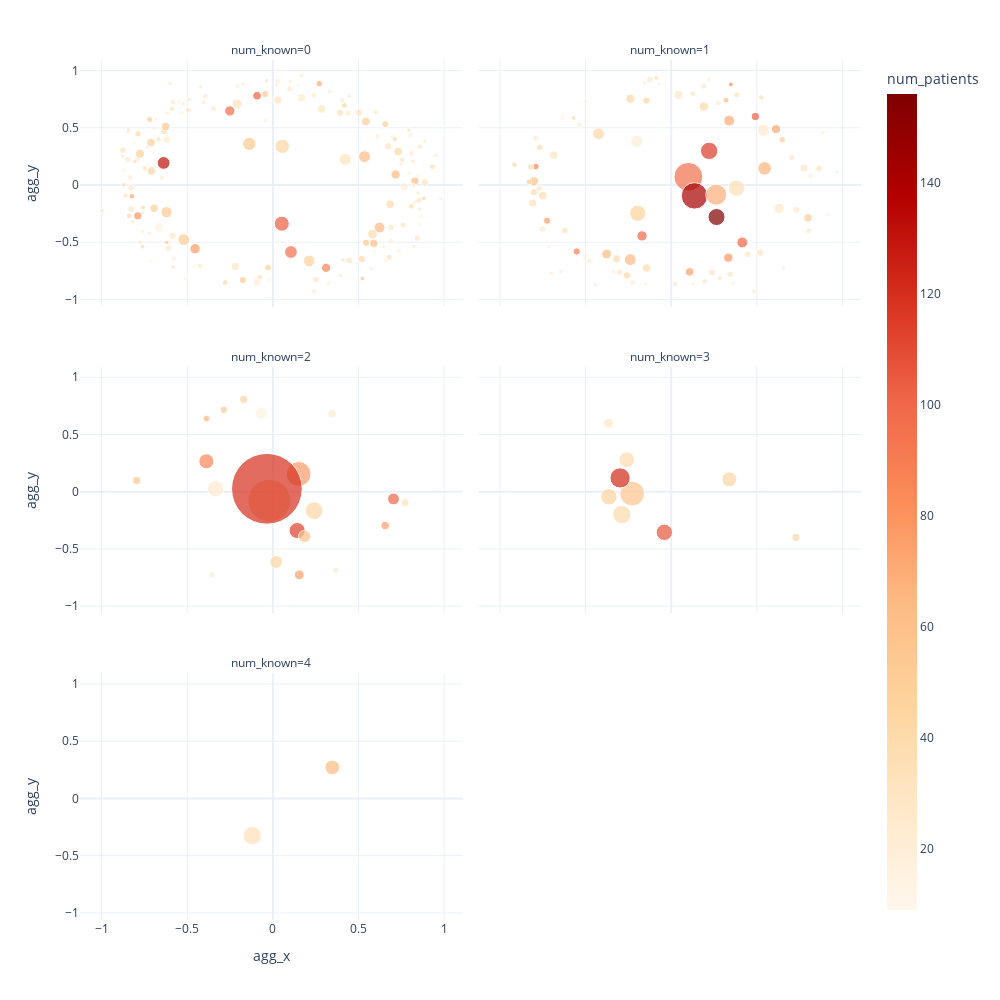

Notebook cell for this chart:
### Markdown cell above
## Clique Motifs with Patient Responses

### Code cell
clique_response_frame = clique_motif_frame.merge(number_responses)

fig = px.scatter(
    clique_response_frame, x = 'agg_x', y = 'agg_y', size = 'membership',
    size_max = 50, hover_name='clique_idx', hover_data=['qseqid', 'sequences', 'sseqid'],
    color = 'num_patients', color_continuous_scale="OrRd",
    facet_col="num_known",facet_col_wrap=2
)

fig.update_layout(
    height = 1000, width = 1000
)

fig.write_html("../figures/enriched_set_clique_motifs/patient_responses.html")

fig

### Figure 1 — Plotly figure (JSON) as saved in the notebook; plotly's stock layout.template omitted (floating-point values rounded to 4 significant figures; data arrays with more than 128 entries replaced by an {"elided": "..."} marker saying what was removed)
{"data": [{"customdata": {"elided": "168 empty rows"}, "hoverlabel": {"namelength": 0}, "hovertemplate": "<b>%{hovertext}</b><br><br>num_known=0<br>agg_x=%{x}<br>agg_y=%{y}<br>membership=%{marker.size}<br>qseqid=%{customdata[0]}<br>sequences=%{customdata[1]}<br>sseqid=%{customdata[2]}<br>num_patients=%{marker.color}", "hovertext": {"elided": "168 int values"}, "legendgroup": "", "marker": {"color": {"elided": "168 int values"}, "coloraxis": "coloraxis", "size": {"elided": "168 int values"}, "sizemode": "area", "sizeref": 0.1856, "symbol": "circle"}, "mode": "markers", "name": "", "showlegend": false, "type": "scatter", "x": {"elided": "168 float values"}, "xaxis": "x5", "y": {"elided": "168 float values"}, "yaxis": "y5"}, {"customdata": {"elided": "93 rows, 285 str values in total"}, "hoverlabel": {"namelength": 0}, "hovertemplate": "<b>%{hovertext}</b><br><br>num_known=1<br>agg_x=%{x}<br>agg_y=%{y}<br>membership=%{marker.size}<br>qseqid=%{customdata[0]}<br>sequences=%{customdata[1]}<br>sseqid=%{customdata[2]}<br>num_patients=%{marker.color}", "hovertext": [288, 233, 285, 284, 235, 282, 281, 264, 230, 229, 245, 207, 249, 227, 218, 205, 242, 267, 224, 258, 240, 146, 187, 57, 59, 60, 63, 64, 67, 68, 72, 188, 81, 85, 88, 92, 97, 101, 56, 103, 54, 47, 2, 3, 6, 11, 12, 13, 18, 25, 32, 33, 36, 40, 43, 44, 46, 52, 105, 79, 113, 143, 291, 148, 153, 155, 112, 157, 159, 160, 162, 164, 165, 171, 178, 180, 185, 186, 142, 138, 156, 124, 118, 121, 117, 122, 115, 125, 136, 114, 127, 128, 129], "legendgroup": "", "marker": {"color": [18, 33, 13, 22, 12, 40, 20, 37, 20, 18, 86, 15, 23, 15, 27, 16, 19, 16, 16, 13, 22, 29, 26, 59, 41, 80, 72, 49, 74, 38, 37, 24, 104, 37, 29, 33, 23, 38, 26, 75, 42, 99, 96, 142, 69, 116, 156, 35, 47, 67, 24, 19, 64, 42, 100, 71, 26, 64, 88, 31, 43, 28, 19, 16, 31, 41, 31, 36, 16, 12, 19, 66, 27, 19, 23, 52, 28, 21, 89, 26, 28, 30, 48, 30, 28, 31, 31, 34, 39, 45, 26, 37, 26], "coloraxis": "coloraxis", "size": [2, 2, 2, 2, 2, 2, 2, 2, 2, 2, 2, 2, 2, 2, 2, 2, 2, 2, 2, 2, 2, 3, 3, 8, 8, 8, 8, 7, 7, 7, 7, 3, 6, 6, 6, 6, 5, 5, 8, 5, 8, 10, 77, 65, 41, 28, 27, 26, 24, 17, 14, 14, 13, 13, 11, 11, 10, 9, 5, 7, 5, 4, 2, 3, 3, 3, 5, 3, 3, 3, 3, 3, 3, 3, 3, 3, 3, 3, 4, 4, 3, 4, 4, 4, 4, 4, 4, 4, 4, 5, 4, 4, 4], "sizemode": "area", "sizeref": 0.1856, "symbol": "circle"}, "mode": "markers", "name": "", "showlegend": false, "type": "scatter", "x": [0.9684, 0.2848, -0.07107, 0.8847, -0.1479, -0.571, -0.6448, -0.088, -0.4417, 0.9161, 0.3483, 0.1257, -0.6976, -0.717, 0.4832, -0.5006, -0.3363, -0.1569, 0.362, -0.6367, 0.6557, 0.1268, 0.8027, -0.8022, 0.1913, 0.3337, 0.6126, 0.7991, 0.1079, -0.7502, -0.1437, 0.02232, 0.4916, -0.3186, 0.776, -0.8086, 0.7318, -0.8016, 0.04247, -0.7248, -0.238, -0.1704, 0.1003, 0.136, 0.2627, 0.2216, 0.2647, 0.3815, -0.1952, 0.5453, 0.5376, -0.2013, -0.2392, -0.4241, 0.4153, 0.3384, 0.6293, -0.3771, -0.5519, -0.6866, -0.1443, 0.3444, 0.2202, 0.813, 0.5254, -0.9152, 0.519, 0.3819, -0.5025, -0.6383, -0.2257, 0.3206, -0.7917, -0.5358, 0.2744, -0.8302, 0.1903, -0.4804, -0.7902, -0.7509, 0.1944, -0.7714, 0.6488, 0.446, 0.7044, 0.2384, 0.8632, -0.6209, -0.7678, -0.2585, -0.3021, -0.8202, -0.1256], "xaxis": "x6", "y": [0.1155, -0.8138, 0.8796, 0.4581, -0.8674, 0.5866, -0.7563, 0.9357, -0.8716, -0.2607, 0.8787, -0.8678, -0.7708, -0.5395, -0.928, 0.7307, -0.758, 0.8907, -0.8591, 0.6118, -0.7266, 0.7973, -0.4002, 0.03218, 0.6846, -0.6355, 0.4877, -0.287, -0.7597, -0.09339, -0.7254, -0.866, 0.5985, -0.6456, 0.1488, -0.1578, -0.2173, -0.06367, 0.7874, -0.3121, 0.7533, -0.4447, 0.07119, -0.095, -0.08497, 0.2983, -0.2799, -0.02732, -0.2475, 0.1452, 0.4778, 0.3807, -0.6519, 0.4476, -0.5018, 0.5629, -0.2041, -0.6022, -0.5808, 0.2599, 0.737, -0.7808, 0.9237, 0.07972, 0.7657, 0.176, -0.592, 0.7877, -0.6261, 0.5824, -0.8535, 0.74, 0.4097, 0.5234, 0.7147, 0.02845, 0.8621, -0.6632, 0.1612, -0.3839, -0.843, -0.031, 0.3957, -0.606, 0.2415, -0.7652, 0.1441, -0.3976, 0.33, -0.7905, -0.7629, 0.1587, 0.9195], "yaxis": "y6"}, {"customdata": [[["clique_100_MEME-1", "clique_100_MEME-2"], ["ILRKLNYDDFFT", "KDMNKENIKKTD"], ["eid_74087::Circumsporozoite_protein_precursor", "eid_1067419::erythrocyte_binding_antigen-165_[Plasmodium_falciparum_3D7]"]], [["clique_20_MEME-1", "clique_20_MEME-2"], ["BSQNGKNEKNEK", "KIDMHNTYNDT"], ["eid_7940::Circumsporozoite_protein_precursor", "eid_913115::petidase"]], [["clique_10_MEME-1", "clique_10_MEME-2"], ["RPQFLRWFTEWG", "EEFCRERKK"], ["eid_1067630::erythrocyte_binding_antigen-140_[Plasmodium_falciparum_3D7]", "eid_181613::PfEMP1"]], [["clique_91_MEME-1", "clique_91_MEME-2"], ["DNIEVNNTJ", "NRELIKKESIY"], ["eid_913807::protein_kinase", "eid_1067419::erythrocyte_binding_antigen-165_[Plasmodium_falciparum_3D7]"]], [["clique_1_MEME-1", "clique_1_MEME-10"], ["GIDJYBEVLKRK", "ENELFGT"], ["eid_73540::PfEMP1_variant_1_of_strain_MC", "eid_913468::heat_shock_protein_90"]], [["clique_15_MEME-3", "clique_15_MEME-5"], ["AFHSNVPGBKRE", "VHNTQNTHDLLG"], ["eid_1067253::high_molecular_weight_rhoptry_protein_3_[Plasmodium_falciparum_3D7]", "eid_181743::PfEMP1"]], [["clique_17_MEME-1", "clique_17_MEME-2"], ["NDTEEKDKVKKQ", "VEEGIKE"], ["eid_1067371::mature_parasite-infected_erythrocyte_surface_antigen_[Plasmodium_falciparum_3D7]", "eid_1068514::mature_parasite-infected_erythrocyte_surface_antigen_[Plasmodium_falciparum_3D7]"]], [["clique_89_MEME-1", "clique_89_MEME-2"], ["NEVKSEVKNEVK", "YNHIIPYKNIKI"], ["eid_1067428::merozoite_surface_protein_6_[Plasmodium_falciparum_3D7]", "eid_697078::Erythrocyte_membrane_protein_1"]], [["clique_4_MEME-1", "clique_4_MEME-3"], ["GQQNTGLKNTPS", "LNKDIRNKDLKN"], ["eid_1067917::high_molecular_weight_rhoptry_protein_3_[Plasmodium_falciparum_3D7]", "eid_1066836::erythrocyte_binding_antigen-175_[Plasmodium_falciparum_3D7]"]], [["clique_137_MEME-1", "clique_137_MEME-2"], ["PPTQDAETKSPT", "GQHGHMH"], ["eid_1068306::merozoite_surface_protein_2_[Plasmodium_falciparum_3D7]", "eid_1067688::merozoite_surface_protein_2_[Plasmodium_falciparum_3D7]"]], [["clique_0_MEME-1", "clique_0_MEME-2", "clique_0_MEME-3"], ["VIPEELVEEVIP", "VVEEVVPEELVE", "EVVEEVVPE"], ["eid_11776::11-1_polypeptide", "eid_914212::glutamate-rich_protein_[Plasmodium_falciparum_3D7]"]], [["clique_28_MEME-1", "clique_28_MEME-2"], ["SAFGGGLPFSGY", "SSGIGNHNKCPD"], ["eid_466413::erythrocyte_membrane_protein", "eid_1066698::duffy_binding-like_merozoite_surface_protein_[Plasmodium_falciparum_3D7]"]], [["clique_30_MEME-1", "clique_30_MEME-2"], ["SNGREDKVSNGG", "VSNGREDKV"], ["eid_914261::S-antigen_[Plasmodium_falciparum_3D7]", "eid_913339::S-antigen_[Plasmodium_falciparum_3D7]"]], [["clique_139_MEME-1", "clique_139_MEME-2"], ["DLIEAFFPFIL", "LDNKYDDYYNLP"], ["eid_1067859::merozoite_surface_protein_10_[Plasmodium_falciparum_3D7]", "eid_1067587::merozoite_surface_protein_10_[Plasmodium_falciparum_3D7]"]], [["clique_31_MEME-2", "clique_31_MEME-4"], ["LVDNMNITQ", "INSDDIKEK"], ["eid_1067628::erythrocyte_binding_antigen-175_[Plasmodium_falciparum_3D7]", "eid_913036::schizont_egress_antigen-1_[Plasmodium_falciparum_3D7]"]], [["clique_50_MEME-1", "clique_50_MEME-2"], ["ENNENIENNENN", "HPGSCFVENKAH"], ["eid_1068099::merozoite_surface_protein_10_[Plasmodium_falciparum_3D7]", "eid_1066886::erythrocyte_binding_antigen-175_[Plasmodium_falciparum_3D7]"]], [["clique_82_MEME-1", "clique_82_MEME-2"], ["PLDNTSEETTER", "NPNRSSDEGEAH"], ["eid_21682::erythrocyte_binding_protein", "eid_1066886::erythrocyte_binding_antigen-175_[Plasmodium_falciparum_3D7]"]], [["clique_34_MEME-1", "clique_34_MEME-2"], ["NTSNKLKDEPVD", "LRDNYASEQEYF"], ["eid_1068603::serine_repeat_antigen_5_[Plasmodium_falciparum_3D7]", "eid_1068141::antigen_332"]], [["clique_80_MEME-1", "clique_80_MEME-2"], ["DNMDNIYNV", "YKFLSMKHYKDS"], ["eid_913791::conserved_Plasmodium_protein", "eid_1067951::merozoite_surface_protein_10_[Plasmodium_falciparum_3D7]"]], [["clique_126_MEME-1", "clique_126_MEME-2"], ["FIQEDQEGQTHS", "KGLDIDBIP"], ["eid_1066701::glutamate-rich_protein_[Plasmodium_falciparum_3D7]", "eid_1068139::glutamate-rich_protein_[Plasmodium_falciparum_3D7]"]], [["clique_73_MEME-1", "clique_73_MEME-3"], ["FYKLLKEGKYCK", "AFTKQKEKYAKY"], ["eid_1068564::endoplasmin", "eid_181693::erythrocyte_membrane_protein_1"]]], "hoverlabel": {"namelength": 0}, "hovertemplate": "<b>%{hovertext}</b><br><br>num_known=2<br>agg_x=%{x}<br>agg_y=%{y}<br>membership=%{marker.size}<br>qseqid=%{customdata[0]}<br>sequences=%{customdata[1]}<br>sseqid=%{customdata[2]}<br>num_patients=%{marker.color}", "hovertext": [100, 20, 10, 91, 1, 15, 17, 89, 4, 137, 0, 28, 30, 139, 31, 50, 82, 34, 80, 126, 73], "legendgroup": "", "marker": {"color": [53, 86, 43, 44, 59, 24, 114, 33, 77, 67, 120, 44, 14, 23, 59, 74, 56, 101, 74, 21, 22], "coloraxis": "coloraxis", "size": [5, 21, 29, 6, 169, 25, 24, 6, 57, 4, 464, 15, 14, 4, 14, 9, 6, 13, 7, 4, 7], "sizemode": "area", "sizeref": 0.1856, "symbol": "circle"}, "mode": "markers", "name": "", "showlegend": false, "type": "scatter", "x": [-0.2868, -0.3885, 0.2403, -0.1712, -0.02056, -0.3341, 0.1418, 0.7717, 0.1506, -0.3876, -0.03503, 0.01889, -0.06838, 0.3668, 0.1852, 0.154, -0.7956, 0.7042, 0.6554, -0.355, 0.3459], "xaxis": "x3", "y": [0.7159, 0.2655, -0.1656, 0.8068, -0.07761, 0.02515, -0.3392, -0.09642, 0.1553, 0.6394, 0.02552, -0.6138, 0.688, -0.6861, -0.3902, -0.7265, 0.09847, -0.06324, -0.2955, -0.7249, 0.6819], "yaxis": "y3"}, {"customdata": [[["clique_19_MEME-1", "clique_19_MEME-2", "clique_19_MEME-3"], ["PNANPNANPNAN", "NPBANPN", "KLRKPKHKKLKQ"], ["eid_756411::circumsporozoite_(CS)_protein_[Plasmodium_falciparum_3D7]", "eid_45407::circumsporozoite_(CS)_protein_[Plasmodium_falciparum_3D7]", "eid_45110::Circumsporozoite_protein_precursor"]], [["clique_49_MEME-1", "clique_49_MEME-2", "clique_49_MEME-3"], ["PQYLRWFEEWAE", "YCRGNNGKC", "DVPTNFDYV"], ["eid_70460::erythrocyte_membrane_protein_1_var_IT-ICAM", "eid_1068698::erythrocyte_binding_antigen-181_[Plasmodium_falciparum_3D7]", "eid_181818::PfEMP1"]], [["clique_5_MEME-1", "clique_5_MEME-2", "clique_5_MEME-3"], ["KQILKDKCEKEJ", "HEYDERMKT", "DPEMKEV"], ["eid_1067912::merozoite_surface_protein_8_[Plasmodium_falciparum_3D7]", "eid_913629::sporozoite_surface_protein_3", "eid_912954::glutamate-rich_protein_[Plasmodium_falciparum_3D7]"]], [["clique_9_MEME-3", "clique_9_MEME-4", "clique_9_MEME-5"], ["FEKQKEKYEKEI", "EKLKNENYETVN", "TYESNDAIS"], ["eid_1068177::duffy_binding-like_merozoite_surface_protein_[Plasmodium_falciparum_3D7]", "eid_1067370::antigen_332", "eid_1067417::antigen_332"]], [["clique_94_MEME-1", "clique_94_MEME-2", "clique_94_MEME-3"], ["NYHYEEPFILTP", "EAYEKAGEVIVE", "REVEKRSEKLID"], ["eid_1068229::high_molecular_weight_rhoptry_protein_3_[Plasmodium_falciparum_3D7]", "eid_23729::merozoite_surface_protein_3", "eid_15297::sporozoite_surface_protein_2"]], [["clique_14_MEME-1", "clique_14_MEME-2", "clique_14_MEME-4"], ["QHEIVEVEEILP", "EDKNEKV", "HTEQLDLDHKTV"], ["eid_469456::glutamate-rich_protein", "eid_913436::glutamate-rich_protein_[Plasmodium_falciparum_3D7]", "eid_1067856::glutamate-rich_protein_[Plasmodium_falciparum_3D7]"]], [["clique_16_MEME-1", "clique_16_MEME-2", "clique_16_MEME-3", "clique_16_MEME-5"], ["TDNEWNTLKDEF", "DIQNDGIPSSKI", "ISQYLQSEQPKD", "VPNDYQS"], ["eid_43848::hypothetical_protein_PFL1930w", "eid_914273::thrombospondin-related_anonymous_protein_[Plasmodium_falciparum_3D7]", "eid_913681::erythrocyte_membrane_protein_1"]], [["clique_7_MEME-1", "clique_7_MEME-2", "clique_7_MEME-3"], ["QQSDLEQERLAK", "KLQEQQS", "LAKEKLQ"], ["eid_913175::liver_stage_antigen_1_[Plasmodium_falciparum_3D7]", "eid_914045::liver_stage_antigen_1_[Plasmodium_falciparum_3D7]", "eid_913945::liver_stage_antigen_1_[Plasmodium_falciparum_3D7]"]], [["clique_21_MEME-1", "clique_21_MEME-2", "clique_21_MEME-3"], ["IYYDVNDDD", "KEKYPIADVWDI", "DKPFNEP"], ["eid_1067887::acidic_basic_repeat_antigen_[Plasmodium_falciparum_3D7]", "eid_1066844::high_molecular_weight_rhoptry_protein_3_[Plasmodium_falciparum_3D7]", "eid_1066553::erythrocyte_binding_antigen-165_[Plasmodium_falciparum_3D7]"]]], "hoverlabel": {"namelength": 0}, "hovertemplate": "<b>%{hovertext}</b><br><br>num_known=3<br>agg_x=%{x}<br>agg_y=%{y}<br>membership=%{marker.size}<br>qseqid=%{customdata[0]}<br>sequences=%{customdata[1]}<br>sseqid=%{customdata[2]}<br>num_patients=%{marker.color}", "hovertext": [19, 49, 5, 9, 94, 14, 16, 7, 21], "legendgroup": "", "marker": {"color": [39, 28, 56, 40, 43, 106, 47, 122, 43], "coloraxis": "coloraxis", "size": [23, 9, 57, 31, 6, 25, 25, 38, 21], "sizemode": "area", "sizeref": 0.1856, "symbol": "circle"}, "mode": "markers", "name": "", "showlegend": false, "type": "scatter", "x": [-0.2594, -0.3654, -0.228, -0.2883, 0.729, -0.04008, -0.3639, -0.2985, 0.3395], "xaxis": "x4", "y": [0.2791, 0.598, -0.01638, -0.1983, -0.3992, -0.3549, -0.04502, 0.1203, 0.1081], "yaxis": "y4"}, {"customdata": [[["clique_8_MEME-1", "clique_8_MEME-2", "clique_8_MEME-3", "clique_8_MEME-4"], ["AITKYQNPH", "YHNDPELKEIID", "NTQRTTIKSRLL", "DPYKQLKEVVEK"], ["eid_17796::Cytoadherence_linked_asexual_protein", "eid_1068539::cytoadherence_linked_asexual_protein_2_[Plasmodium_falciparum_3D7]", "eid_914054::stevor_[Plasmodium_falciparum_3D7]", "eid_11799::Liver_stage_antigen"]], [["clique_23_MEME-2", "clique_23_MEME-3", "clique_23_MEME-4", "clique_23_MEME-5"], ["DSYRILSVSYKD", "DDEEKNETNDTE", "IEEEINTDG", "DIIKHNEDVR"], ["eid_1068135::duffy_binding-like_merozoite_surface_protein_[Plasmodium_falciparum_3D7]", "eid_1066920::duffy_binding-like_merozoite_surface_protein_[Plasmodium_falciparum_3D7]", "eid_122259::erythrocyte_membrane_protein", "eid_1068370::duffy_binding-like_merozoite_surface_protein_[Plasmodium_falciparum_3D7]"]]], "hoverlabel": {"namelength": 0}, "hovertemplate": "<b>%{hovertext}</b><br><br>num_known=4<br>agg_x=%{x}<br>agg_y=%{y}<br>membership=%{marker.size}<br>qseqid=%{customdata[0]}<br>sequences=%{customdata[1]}<br>sseqid=%{customdata[2]}<br>num_patients=%{marker.color}", "hovertext": [8, 23], "legendgroup": "", "marker": {"color": [35, 64], "coloraxis": "coloraxis", "size": [31, 20], "sizemode": "area", "sizeref": 0.1856, "symbol": "circle"}, "mode": "markers", "name": "", "showlegend": false, "type": "scatter", "x": [-0.1199, 0.347], "xaxis": "x", "y": [-0.3245, 0.2713], "yaxis": "y"}], "layout": {"annotations": [{"font": {}, "showarrow": false, "text": "num_known=4", "x": 0.245, "xanchor": "center", "xref": "paper", "y": 0.2867, "yanchor": "bottom", "yref": "paper"}, {"font": {}, "showarrow": false, "text": "num_known=2", "x": 0.245, "xanchor": "center", "xref": "paper", "y": 0.6433, "yanchor": "bottom", "yref": "paper"}, {"font": {}, "showarrow": false, "text": "num_known=3", "x": 0.755, "xanchor": "center", "xref": "paper", "y": 0.6433, "yanchor": "bottom", "yref": "paper"}, {"font": {}, "showarrow": false, "text": "num_known=0", "x": 0.245, "xanchor": "center", "xref": "paper", "y": 1.0, "yanchor": "bottom", "yref": "paper"}, {"font": {}, "showarrow": false, "text": "num_known=1", "x": 0.755, "xanchor": "center", "xref": "paper", "y": 1.0, "yanchor": "bottom", "yref": "paper"}], "coloraxis": {"colorbar": {"title": {"text": "num_patients"}}, "colorscale": [[0, "rgb(255,247,236)"], [0.125, "rgb(254,232,200)"], [0.25, "rgb(253,212,158)"], [0.375, "rgb(253,187,132)"], [0.5, "rgb(252,141,89)"], [0.625, "rgb(239,101,72)"], [0.75, "rgb(215,48,31)"], [0.875, "rgb(179,0,0)"], [1, "rgb(127,0,0)"]]}, "height": 1000, "legend": {"itemsizing": "constant", "tracegroupgap": 0}, "margin": {"t": 60}, "width": 1000, "xaxis": {"anchor": "y", "domain": [0, 0.49], "title": {"text": "agg_x"}}, "xaxis2": {"anchor": "y2", "domain": [0.51, 1], "matches": "x", "title": {"text": "agg_x"}}, "xaxis3": {"anchor": "y3", "domain": [0, 0.49], "matches": "x", "showticklabels": false}, "xaxis4": {"anchor": "y4", "domain": [0.51, 1], "matches": "x", "showticklabels": false}, "xaxis5": {"anchor": "y5", "domain": [0, 0.49], "matches": "x", "showticklabels": false}, "xaxis6": {"anchor": "y6", "domain": [0.51, 1], "matches": "x", "showticklabels": false}, "yaxis": {"anchor": "x", "domain": [0, 0.2867], "title": {"text": "agg_y"}}, "yaxis2": {"anchor": "x2", "domain": [0, 0.2867], "matches": "y", "showticklabels": false}, "yaxis3": {"anchor": "x3", "domain": [0.3567, 0.6433], "matches": "y", "title": {"text": "agg_y"}}, "yaxis4": {"anchor": "x4", "domain": [0.3567, 0.6433], "matches": "y", "showticklabels": false}, "yaxis5": {"anchor": "x5", "domain": [0.7133, 1.0], "matches": "y", "title": {"text": "agg_y"}}, "yaxis6": {"anchor": "x6", "domain": [0.7133, 1.0], "matches": "y", "showticklabels": false}}}
